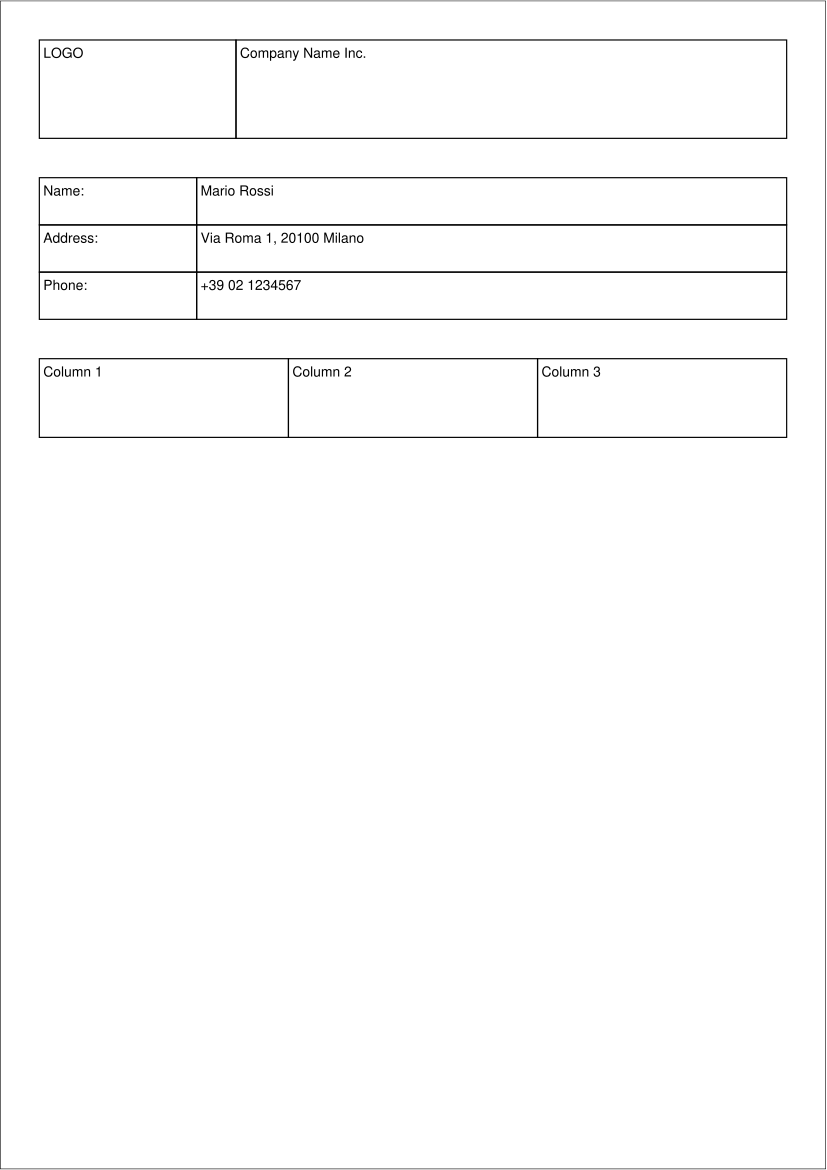

Reproduce this figure in Python.
# Copyright 2025 Softwell S.r.l. - Licensed under Apache License 2.0
# See LICENSE file for details
"""Example: Simple Layout/Row/Cell document.

This example shows the basic usage of LRCPrintApp with layout, rows, and cells.
"""

from pathlib import Path

from genro_print.lrc_app import LRCPrintApp

HERE = Path(__file__).parent


class SimpleLayout(LRCPrintApp):
    """Simple document using Layout/Row/Cell model."""

    def recipe(self, root):
        # Create layout with margins
        layout = root.layout(
            width=210.0,
            height=297.0,
            top=10.0,
            bottom=10.0,
            left=10.0,
            right=10.0,
            border_width=0.3,
        )

        # Header row (fixed height)
        header = layout.row(height=25.0, border=True)
        header.cell(width=50.0, content="LOGO", border=True)
        header.cell(content="Company Name Inc.", border=True)  # elastic

        # Spacer row
        layout.row(height=10.0)

        # Info rows
        info1 = layout.row(height=12.0, border=True)
        info1.cell(width=40.0, content="Name:", border=True)
        info1.cell(content="Mario Rossi", border=True)

        info2 = layout.row(height=12.0, border=True)
        info2.cell(width=40.0, content="Address:", border=True)
        info2.cell(content="Via Roma 1, 20100 Milano", border=True)

        info3 = layout.row(height=12.0, border=True)
        info3.cell(width=40.0, content="Phone:", border=True)
        info3.cell(content="+39 02 1234567", border=True)

        # Spacer
        layout.row(height=10.0)

        # Three column row
        cols = layout.row(height=20.0, border=True)
        cols.cell(content="Column 1", border=True)  # elastic
        cols.cell(content="Column 2", border=True)  # elastic
        cols.cell(content="Column 3", border=True)  # elastic


if __name__ == "__main__":
    report = SimpleLayout()
    output = HERE / "simple_layout.pdf"
    report.save(str(output))
    print(f"PDF saved to {output}")
